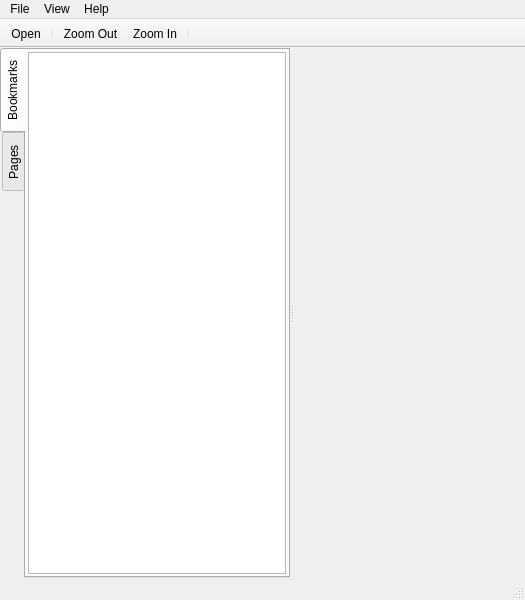
<?xml version="1.0" encoding="UTF-8"?>
<ui version="4.0">
 <class>PdfViewer</class>
 <widget class="QMainWindow" name="PdfViewer">
  <property name="geometry">
   <rect>
    <x>0</x>
    <y>0</y>
    <width>525</width>
    <height>600</height>
   </rect>
  </property>
  <property name="sizePolicy">
   <sizepolicy hsizetype="Expanding" vsizetype="Expanding">
    <horstretch>0</horstretch>
    <verstretch>0</verstretch>
   </sizepolicy>
  </property>
  <property name="windowTitle">
   <string>PDF Viewer</string>
  </property>
  <property name="unifiedTitleAndToolBarOnMac">
   <bool>true</bool>
  </property>
  <widget class="QWidget" name="centralWidget">
   <property name="sizePolicy">
    <sizepolicy hsizetype="Expanding" vsizetype="Expanding">
     <horstretch>0</horstretch>
     <verstretch>0</verstretch>
    </sizepolicy>
   </property>
   <layout class="QVBoxLayout" name="verticalLayout">
    <property name="spacing">
     <number>0</number>
    </property>
    <property name="leftMargin">
     <number>0</number>
    </property>
    <property name="topMargin">
     <number>0</number>
    </property>
    <property name="rightMargin">
     <number>0</number>
    </property>
    <property name="bottomMargin">
     <number>0</number>
    </property>
    <item>
     <widget class="QWidget" name="widget" native="true">
      <layout class="QVBoxLayout" name="verticalLayout_2">
       <property name="spacing">
        <number>0</number>
       </property>
       <property name="leftMargin">
        <number>0</number>
       </property>
       <property name="topMargin">
        <number>0</number>
       </property>
       <property name="rightMargin">
        <number>0</number>
       </property>
       <property name="bottomMargin">
        <number>0</number>
       </property>
       <item>
        <widget class="QSplitter" name="splitter">
         <property name="orientation">
          <enum>Qt::Horizontal</enum>
         </property>
         <widget class="QTabWidget" name="tabWidget">
          <property name="sizePolicy">
           <sizepolicy hsizetype="Preferred" vsizetype="Expanding">
            <horstretch>0</horstretch>
            <verstretch>0</verstretch>
           </sizepolicy>
          </property>
          <property name="tabPosition">
           <enum>QTabWidget::West</enum>
          </property>
          <property name="currentIndex">
           <number>0</number>
          </property>
          <property name="documentMode">
           <bool>false</bool>
          </property>
          <widget class="QWidget" name="bookmarkTab">
           <attribute name="title">
            <string>Bookmarks</string>
           </attribute>
           <layout class="QVBoxLayout" name="verticalLayout_3">
            <property name="spacing">
             <number>0</number>
            </property>
            <property name="leftMargin">
             <number>2</number>
            </property>
            <property name="topMargin">
             <number>2</number>
            </property>
            <property name="rightMargin">
             <number>2</number>
            </property>
            <property name="bottomMargin">
             <number>2</number>
            </property>
            <item>
             <widget class="QTreeView" name="bookmarkView">
              <property name="sizePolicy">
               <sizepolicy hsizetype="Preferred" vsizetype="Expanding">
                <horstretch>0</horstretch>
                <verstretch>0</verstretch>
               </sizepolicy>
              </property>
              <property name="headerHidden">
               <bool>true</bool>
              </property>
             </widget>
            </item>
           </layout>
          </widget>
          <widget class="QWidget" name="pagesTab">
           <attribute name="title">
            <string>Pages</string>
           </attribute>
          </widget>
         </widget>
         <widget class="QPdfView" name="pdfView" native="true">
          <property name="sizePolicy">
           <sizepolicy hsizetype="Expanding" vsizetype="Expanding">
            <horstretch>10</horstretch>
            <verstretch>0</verstretch>
           </sizepolicy>
          </property>
         </widget>
        </widget>
       </item>
      </layout>
     </widget>
    </item>
   </layout>
  </widget>
  <widget class="QMenuBar" name="menuBar">
   <property name="geometry">
    <rect>
     <x>0</x>
     <y>0</y>
     <width>525</width>
     <height>22</height>
    </rect>
   </property>
   <widget class="QMenu" name="menuFile">
    <property name="title">
     <string>File</string>
    </property>
    <addaction name="actionOpen"/>
    <addaction name="actionQuit"/>
   </widget>
   <widget class="QMenu" name="menuHelp">
    <property name="title">
     <string>Help</string>
    </property>
    <addaction name="actionAbout"/>
    <addaction name="actionAboutQt"/>
   </widget>
   <widget class="QMenu" name="menuView">
    <property name="title">
     <string>View</string>
    </property>
    <addaction name="actionZoomIn"/>
    <addaction name="actionZoomOut"/>
    <addaction name="actionPreviousPage"/>
    <addaction name="actionNextPage"/>
    <addaction name="separator"/>
    <addaction name="actionContinuous"/>
   </widget>
   <addaction name="menuFile"/>
   <addaction name="menuView"/>
   <addaction name="menuHelp"/>
  </widget>
  <widget class="QToolBar" name="mainToolBar">
   <property name="sizePolicy">
    <sizepolicy hsizetype="Expanding" vsizetype="Fixed">
     <horstretch>0</horstretch>
     <verstretch>0</verstretch>
    </sizepolicy>
   </property>
   <property name="movable">
    <bool>false</bool>
   </property>
   <property name="floatable">
    <bool>false</bool>
   </property>
   <attribute name="toolBarArea">
    <enum>TopToolBarArea</enum>
   </attribute>
   <attribute name="toolBarBreak">
    <bool>false</bool>
   </attribute>
   <addaction name="actionOpen"/>
   <addaction name="separator"/>
   <addaction name="actionZoomOut"/>
   <addaction name="actionZoomIn"/>
   <addaction name="separator"/>
  </widget>
  <widget class="QStatusBar" name="statusBar"/>
  <action name="actionOpen">
   <property name="icon">
    <iconset resource="pdf_viewer.qrc">
     <normaloff>:/viewer/images/fileopen.png</normaloff>:/viewer/images/fileopen.png</iconset>
   </property>
   <property name="text">
    <string>Open...</string>
   </property>
   <property name="shortcut">
    <string>Ctrl+O</string>
   </property>
  </action>
  <action name="actionQuit">
   <property name="text">
    <string>Quit</string>
   </property>
   <property name="shortcut">
    <string>Ctrl+Q</string>
   </property>
  </action>
  <action name="actionAbout">
   <property name="text">
    <string>About</string>
   </property>
  </action>
  <action name="actionAboutQt">
   <property name="text">
    <string>About Qt</string>
   </property>
  </action>
  <action name="actionZoomIn">
   <property name="icon">
    <iconset resource="pdf_viewer.qrc">
     <normaloff>:/viewer/images/zoom-in-32.png</normaloff>:/viewer/images/zoom-in-32.png</iconset>
   </property>
   <property name="text">
    <string>Zoom In</string>
   </property>
   <property name="shortcut">
    <string>Ctrl+=</string>
   </property>
  </action>
  <action name="actionZoomOut">
   <property name="icon">
    <iconset resource="pdf_viewer.qrc">
     <normaloff>:/viewer/images/zoom-out-32.png</normaloff>:/viewer/images/zoom-out-32.png</iconset>
   </property>
   <property name="text">
    <string>Zoom Out</string>
   </property>
   <property name="shortcut">
    <string>Ctrl+-</string>
   </property>
  </action>
  <action name="actionPreviousPage">
   <property name="text">
    <string>Previous Page</string>
   </property>
   <property name="shortcut">
    <string>PgUp</string>
   </property>
  </action>
  <action name="actionNextPage">
   <property name="text">
    <string>Next Page</string>
   </property>
   <property name="shortcut">
    <string>PgDown</string>
   </property>
  </action>
  <action name="actionContinuous">
   <property name="checkable">
    <bool>true</bool>
   </property>
   <property name="text">
    <string>Continuous</string>
   </property>
  </action>
 </widget>
 <layoutdefault spacing="6" margin="11"/>
 <customwidgets>
  <customwidget>
   <class>QPdfView</class>
   <extends>QWidget</extends>
   <header location="global">qpdfview.h</header>
   <container>1</container>
  </customwidget>
 </customwidgets>
 <resources>
  <include location="pdf_viewer.qrc"/>
 </resources>
 <connections/>
</ui>
